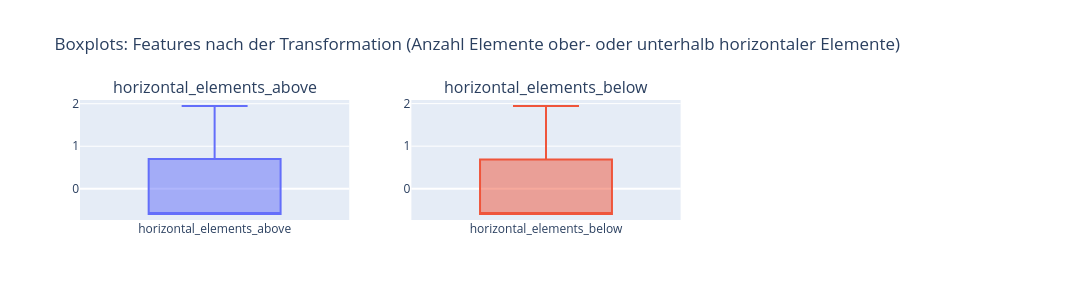

The code cell stored with this chart in its notebook:
### Code cell
# shows boxplots of rayscasting features after deskewing
plot_float_boxplots(df, RAY_KEYS, title="Boxplots: Features nach der Transformation (Anzahl Elemente ober- oder unterhalb horizontaler Elemente)")

### Figure 1 — Plotly figure (JSON) as saved in the notebook; plotly's stock layout.template omitted (floating-point values rounded to 4 significant figures; data arrays with more than 128 entries replaced by an {"elided": "..."} marker saying what was removed)
{"data": [{"name": "horizontal_elements_above", "showlegend": false, "type": "box", "xaxis": "x", "y": {"elided": "43363 float values"}, "yaxis": "y"}, {"name": "horizontal_elements_below", "showlegend": false, "type": "box", "xaxis": "x2", "y": {"elided": "43363 float values"}, "yaxis": "y2"}], "layout": {"annotations": [{"font": {"size": 16}, "showarrow": false, "text": "horizontal_elements_above", "x": 0.1444, "xanchor": "center", "xref": "paper", "y": 1, "yanchor": "bottom", "yref": "paper"}, {"font": {"size": 16}, "showarrow": false, "text": "horizontal_elements_below", "x": 0.5, "xanchor": "center", "xref": "paper", "y": 1, "yanchor": "bottom", "yref": "paper"}], "height": 300, "title": {"text": "Boxplots: Features nach der Transformation (Anzahl Elemente ober- oder unterhalb horizontaler Elemente)"}, "width": 1400, "xaxis": {"anchor": "y", "domain": [0, 0.2889]}, "xaxis2": {"anchor": "y2", "domain": [0.3556, 0.6444]}, "xaxis3": {"anchor": "y3", "domain": [0.7111, 1]}, "yaxis": {"anchor": "x", "domain": [0, 1]}, "yaxis2": {"anchor": "x2", "domain": [0, 1]}, "yaxis3": {"anchor": "x3", "domain": [0, 1]}}}
